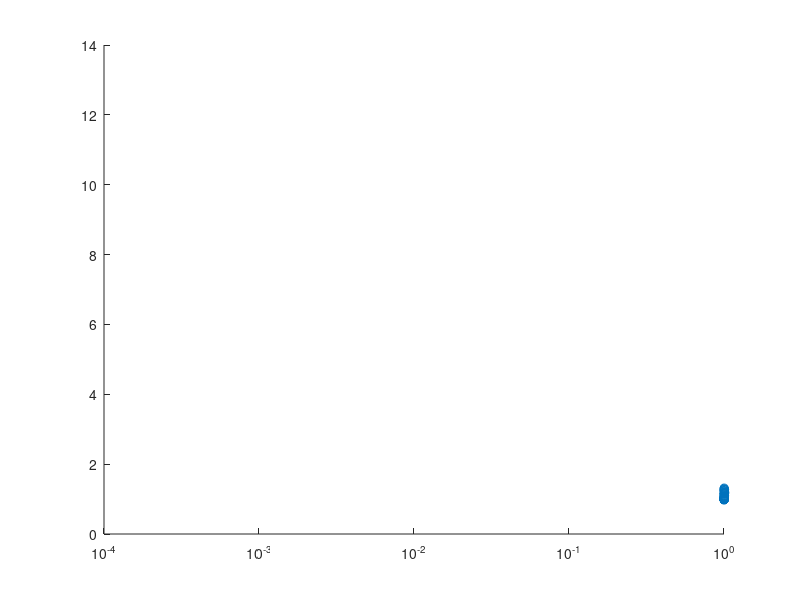

MATLAB code to generate this figure: (Note: this script raises an error after producing the figure.)
clear
global coeff;

for f=1:200


    r=.33;
    gamma=.011;
    koff=.0045;
    kon=.00027*10^(f/40);

    XD(1) = 1; %XD  --> 0 or 1; I or A 
    XR(1) = 1; %XR  --> mRNA # 

    c=[koff kon r gamma];     %R1: I -> A, R2: A -> I, R3: m -> m+1, R4: m -> m-1 

    MaxT=1000;
    for i=1:MaxT

        h=[1-XD(i) XD(i) XD(i) XR(i)];
        a=h.*c;
        a0=sum(a); a1=a(1); a2=a(1)+a(2); a3=a(1)+a(2)+a(3);

        Random1 = rand;
        Random2 = rand;

        tau(i) = (1/a0)*log(1/Random1);

        if 0 < Random2*a0 && Random2*a0 <= a1
            XD(i+1) = 1-XD(i);
            XR(i+1) = XR(i);
        elseif a1 < Random2*a0 && Random2*a0 <= (a2)
            XD(i+1) = 1-XD(i);
            XR(i+1) = XR(i);
        elseif (a2) < Random2*a0 && Random2*a0 <= (a3)

            XD(i+1) = XD(i);
            XR(i+1) = XR(i)+1;
        elseif (a3) < Random2*a0 && Random2*a0<= a0
            XD(i+1) = XD(i);
            XR(i+1) = XR(i)-1;
        end
    end



    MeanM=sum(XR(1:end-1).*tau)/sum(tau);
    SecondMoment=sum((XR(1:end-1).^2).*tau)/sum(tau);

    VarianceM=SecondMoment-MeanM^2;
    Fanofactor(f)=(SecondMoment-(MeanM.^2))/MeanM;

    fcin(f) = (1+kon/koff)^(-1);
    kof(f) = koff;
    konn(f)= kon;
    Mean_M(f) = MeanM;
    Mean_M_Max = max(Mean_M(f));

end 

fcinw = fcin;

for i = 1:length(fcin)
    if fcin(i) > .3
        i_list(i) = i;          
    end
end



for n = 1:length(fcin)

    if length(i_list) >= n
        fcinw(n) = 10;  
    else
        fcinw(n)=1;
    end
end
fcinw;


scatter(fcin,Fanofactor);
set(gca,'xscale','log');

Curve_fit_function_with_weigth(fcin, Fanofactor,fcinw)
list_of_coeff = coeff;


%list_of_coeff
koff/gamma
%Error_percentage = 100 * (list_of_coeff(1:end-1)-(koff/gamma))/(koff/gamma);